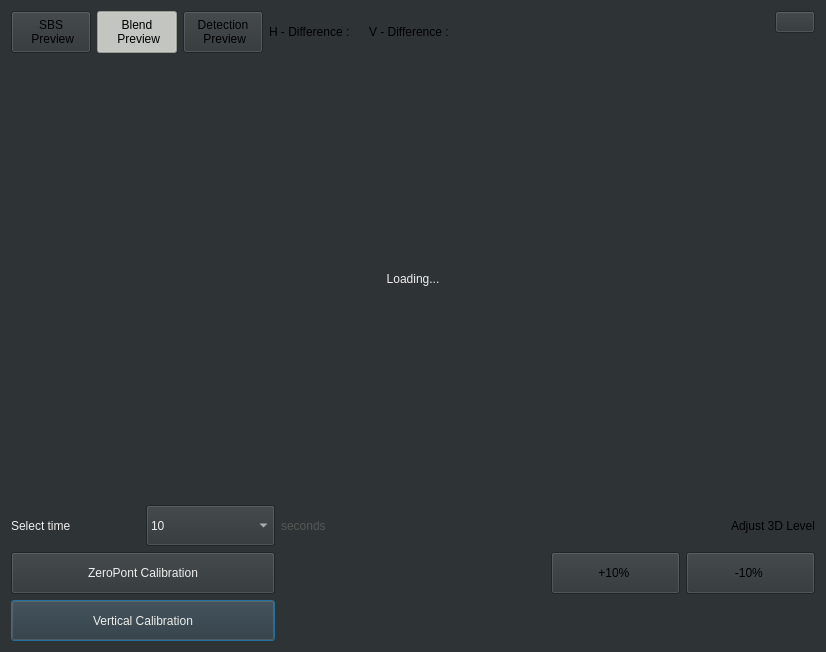
<?xml version="1.0" encoding="UTF-8"?>
<ui version="4.0">
 <class>Dialog</class>
 <widget class="QDialog" name="Dialog">
  <property name="geometry">
   <rect>
    <x>0</x>
    <y>0</y>
    <width>826</width>
    <height>652</height>
   </rect>
  </property>
  <property name="windowTitle">
   <string>Dialog</string>
  </property>
  <property name="styleSheet">
   <string notr="true">background-color: rgb(46, 52, 54);</string>
  </property>
  <layout class="QGridLayout" name="gridLayout_2">
   <item row="0" column="0">
    <layout class="QGridLayout" name="gridLayout">
     <item row="4" column="0">
      <layout class="QHBoxLayout" name="horizontalLayout_9">
       <property name="topMargin">
        <number>0</number>
       </property>
       <item>
        <widget class="QPushButton" name="buttonVericalCalibrtion">
         <property name="sizePolicy">
          <sizepolicy hsizetype="Minimum" vsizetype="Preferred">
           <horstretch>0</horstretch>
           <verstretch>0</verstretch>
          </sizepolicy>
         </property>
         <property name="styleSheet">
          <string notr="true">
QPushButton:checked{
border: 2px;
color: #009FE3;
	background-color: rgb(238, 238, 236);

}
QPushButton:!checked{
	color: rgb(238, 238, 236);
}

</string>
         </property>
         <property name="text">
          <string>Vertical Calibration</string>
         </property>
         <property name="iconSize">
          <size>
           <width>40</width>
           <height>40</height>
          </size>
         </property>
         <property name="checkable">
          <bool>true</bool>
         </property>
        </widget>
       </item>
       <item>
        <widget class="QLabel" name="labelUpdateVerticalCalibration">
         <property name="font">
          <font>
           <pointsize>20</pointsize>
          </font>
         </property>
         <property name="styleSheet">
          <string notr="true">color: rgb(238, 238, 236);</string>
         </property>
         <property name="text">
          <string/>
         </property>
         <property name="alignment">
          <set>Qt::AlignRight|Qt::AlignTrailing|Qt::AlignVCenter</set>
         </property>
        </widget>
       </item>
       <item>
        <layout class="QHBoxLayout" name="horizontalLayout_12">
         <item>
          <widget class="QLabel" name="label_4">
           <property name="text">
            <string/>
           </property>
          </widget>
         </item>
        </layout>
       </item>
      </layout>
     </item>
     <item row="1" column="0">
      <layout class="QHBoxLayout" name="horizontalLayout_3">
       <item>
        <widget class="QLabel" name="labelViewFrames">
         <property name="minimumSize">
          <size>
           <width>640</width>
           <height>440</height>
          </size>
         </property>
         <property name="styleSheet">
          <string notr="true">color: rgb(238, 238, 236);</string>
         </property>
         <property name="text">
          <string>Loading...</string>
         </property>
         <property name="scaledContents">
          <bool>true</bool>
         </property>
         <property name="alignment">
          <set>Qt::AlignCenter</set>
         </property>
        </widget>
       </item>
      </layout>
     </item>
     <item row="3" column="0">
      <layout class="QHBoxLayout" name="horizontalLayout_19">
       <item>
        <widget class="QPushButton" name="buttonStartCorrection">
         <property name="enabled">
          <bool>true</bool>
         </property>
         <property name="sizePolicy">
          <sizepolicy hsizetype="Minimum" vsizetype="Preferred">
           <horstretch>0</horstretch>
           <verstretch>0</verstretch>
          </sizepolicy>
         </property>
         <property name="styleSheet">
          <string notr="true">
QPushButton:checked{
border: 2px;
color: #009FE3;
	background-color: rgb(238, 238, 236);

}
QPushButton:!checked{
	color: rgb(238, 238, 236);

}

</string>
         </property>
         <property name="text">
          <string>ZeroPont Calibration</string>
         </property>
         <property name="iconSize">
          <size>
           <width>40</width>
           <height>40</height>
          </size>
         </property>
         <property name="checkable">
          <bool>true</bool>
         </property>
        </widget>
       </item>
       <item>
        <widget class="QLabel" name="labelUpdateState">
         <property name="minimumSize">
          <size>
           <width>100</width>
           <height>0</height>
          </size>
         </property>
         <property name="font">
          <font>
           <pointsize>20</pointsize>
          </font>
         </property>
         <property name="styleSheet">
          <string notr="true">color: rgb(238, 238, 236);</string>
         </property>
         <property name="text">
          <string/>
         </property>
         <property name="alignment">
          <set>Qt::AlignRight|Qt::AlignTrailing|Qt::AlignVCenter</set>
         </property>
        </widget>
       </item>
       <item>
        <layout class="QHBoxLayout" name="horizontalLayout_8">
         <item>
          <widget class="QPushButton" name="buttonIncrease3DLevel">
           <property name="sizePolicy">
            <sizepolicy hsizetype="Minimum" vsizetype="Preferred">
             <horstretch>0</horstretch>
             <verstretch>0</verstretch>
            </sizepolicy>
           </property>
           <property name="text">
            <string>+10% </string>
           </property>
          </widget>
         </item>
         <item>
          <widget class="QPushButton" name="buttonDecrease3DLevel">
           <property name="sizePolicy">
            <sizepolicy hsizetype="Minimum" vsizetype="Preferred">
             <horstretch>0</horstretch>
             <verstretch>0</verstretch>
            </sizepolicy>
           </property>
           <property name="text">
            <string>-10% </string>
           </property>
          </widget>
         </item>
        </layout>
       </item>
      </layout>
     </item>
     <item row="0" column="0">
      <layout class="QHBoxLayout" name="horizontalLayout_2">
       <item>
        <layout class="QHBoxLayout" name="horizontalLayout_10">
         <property name="rightMargin">
          <number>0</number>
         </property>
         <item>
          <widget class="QPushButton" name="buttonSBSPreview">
           <property name="sizePolicy">
            <sizepolicy hsizetype="Minimum" vsizetype="Preferred">
             <horstretch>0</horstretch>
             <verstretch>0</verstretch>
            </sizepolicy>
           </property>
           <property name="styleSheet">
            <string notr="true">
QPushButton:checked{
color: black;
	background-color: rgb(211, 215, 207);

}
QPushButton:!checked{

}
</string>
           </property>
           <property name="text">
            <string>SBS 
 Preview</string>
           </property>
           <property name="checkable">
            <bool>true</bool>
           </property>
           <property name="checked">
            <bool>false</bool>
           </property>
           <property name="autoExclusive">
            <bool>true</bool>
           </property>
           <attribute name="buttonGroup">
            <string notr="true">buttonGroup_Preview</string>
           </attribute>
          </widget>
         </item>
         <item>
          <widget class="QPushButton" name="buttonBlendPreview">
           <property name="sizePolicy">
            <sizepolicy hsizetype="Minimum" vsizetype="Preferred">
             <horstretch>0</horstretch>
             <verstretch>0</verstretch>
            </sizepolicy>
           </property>
           <property name="styleSheet">
            <string notr="true">
QPushButton:checked{
color: black;
	background-color: rgb(211, 215, 207);

}
QPushButton:!checked{

}
</string>
           </property>
           <property name="text">
            <string>Blend 
 Preview</string>
           </property>
           <property name="checkable">
            <bool>true</bool>
           </property>
           <property name="checked">
            <bool>true</bool>
           </property>
           <property name="autoExclusive">
            <bool>true</bool>
           </property>
           <attribute name="buttonGroup">
            <string notr="true">buttonGroup_Preview</string>
           </attribute>
          </widget>
         </item>
         <item>
          <widget class="QPushButton" name="buttonDetectionPreview">
           <property name="sizePolicy">
            <sizepolicy hsizetype="Minimum" vsizetype="Preferred">
             <horstretch>0</horstretch>
             <verstretch>0</verstretch>
            </sizepolicy>
           </property>
           <property name="styleSheet">
            <string notr="true">
QPushButton:checked{
color: black;
	background-color: rgb(211, 215, 207);

}
QPushButton:!checked{

}
</string>
           </property>
           <property name="text">
            <string>Detection 
 Preview</string>
           </property>
           <property name="checkable">
            <bool>true</bool>
           </property>
           <property name="autoExclusive">
            <bool>true</bool>
           </property>
           <attribute name="buttonGroup">
            <string notr="true">buttonGroup_Preview</string>
           </attribute>
          </widget>
         </item>
         <item>
          <layout class="QHBoxLayout" name="horizontalLayout_14">
           <property name="rightMargin">
            <number>26</number>
           </property>
           <item>
            <widget class="QLabel" name="label_2">
             <property name="styleSheet">
              <string notr="true">color: rgb(238, 238, 236);
color: rgb(0, 0, 0);</string>
             </property>
             <property name="text">
              <string>H - Difference :</string>
             </property>
            </widget>
           </item>
           <item>
            <widget class="QLabel" name="labelUpdateDiff">
             <property name="styleSheet">
              <string notr="true">color: rgb(0, 0, 0);</string>
             </property>
             <property name="text">
              <string/>
             </property>
            </widget>
           </item>
           <item>
            <widget class="QLabel" name="label_3">
             <property name="styleSheet">
              <string notr="true">color: rgb(0, 0, 0);</string>
             </property>
             <property name="text">
              <string>V - Difference :</string>
             </property>
            </widget>
           </item>
           <item>
            <widget class="QLabel" name="labelUpdateVerticalDiff">
             <property name="styleSheet">
              <string notr="true">color: rgb(0, 0, 0);</string>
             </property>
             <property name="text">
              <string/>
             </property>
            </widget>
           </item>
          </layout>
         </item>
         <item>
          <spacer name="horizontalSpacer_3">
           <property name="orientation">
            <enum>Qt::Horizontal</enum>
           </property>
           <property name="sizeHint" stdset="0">
            <size>
             <width>40</width>
             <height>20</height>
            </size>
           </property>
          </spacer>
         </item>
        </layout>
       </item>
       <item>
        <widget class="QPushButton" name="buttonLable">
         <property name="enabled">
          <bool>true</bool>
         </property>
         <property name="sizePolicy">
          <sizepolicy hsizetype="Minimum" vsizetype="Preferred">
           <horstretch>0</horstretch>
           <verstretch>0</verstretch>
          </sizepolicy>
         </property>
         <property name="text">
          <string/>
         </property>
         <property name="icon">
          <iconset>
           <normaloff>New folder/ditected.png</normaloff>New folder/ditected.png</iconset>
         </property>
         <property name="iconSize">
          <size>
           <width>40</width>
           <height>40</height>
          </size>
         </property>
         <property name="flat">
          <bool>true</bool>
         </property>
        </widget>
       </item>
       <item>
        <widget class="QLabel" name="labelDetetctedMsg">
         <property name="minimumSize">
          <size>
           <width>200</width>
           <height>1</height>
          </size>
         </property>
         <property name="font">
          <font>
           <pointsize>20</pointsize>
          </font>
         </property>
         <property name="styleSheet">
          <string notr="true">color: rgb(238, 238, 236);</string>
         </property>
         <property name="text">
          <string/>
         </property>
        </widget>
       </item>
       <item>
        <layout class="QHBoxLayout" name="horizontalLayout_11">
         <property name="rightMargin">
          <number>0</number>
         </property>
        </layout>
       </item>
       <item alignment="Qt::AlignTop">
        <widget class="QPushButton" name="closeButton">
         <property name="sizePolicy">
          <sizepolicy hsizetype="Minimum" vsizetype="Preferred">
           <horstretch>0</horstretch>
           <verstretch>0</verstretch>
          </sizepolicy>
         </property>
         <property name="text">
          <string/>
         </property>
         <property name="icon">
          <iconset>
           <normaloff>New folder/remove.png</normaloff>New folder/remove.png</iconset>
         </property>
         <property name="iconSize">
          <size>
           <width>40</width>
           <height>40</height>
          </size>
         </property>
        </widget>
       </item>
      </layout>
     </item>
     <item row="2" column="0">
      <layout class="QHBoxLayout" name="horizontalLayout">
       <item>
        <layout class="QHBoxLayout" name="horizontalLayout_4">
         <item>
          <widget class="QLabel" name="labelSelectTime">
           <property name="styleSheet">
            <string notr="true">color: rgb(238, 238, 236);</string>
           </property>
           <property name="text">
            <string>Select time</string>
           </property>
          </widget>
         </item>
         <item>
          <widget class="QComboBox" name="comboBoxSelectTime">
           <property name="sizePolicy">
            <sizepolicy hsizetype="Preferred" vsizetype="Preferred">
             <horstretch>0</horstretch>
             <verstretch>0</verstretch>
            </sizepolicy>
           </property>
           <property name="styleSheet">
            <string notr="true">color: rgb(238, 238, 236);</string>
           </property>
           <property name="currentIndex">
            <number>2</number>
           </property>
           <item>
            <property name="text">
             <string>0</string>
            </property>
           </item>
           <item>
            <property name="text">
             <string>5</string>
            </property>
           </item>
           <item>
            <property name="text">
             <string>10</string>
            </property>
           </item>
           <item>
            <property name="text">
             <string>15</string>
            </property>
           </item>
           <item>
            <property name="text">
             <string>20</string>
            </property>
           </item>
          </widget>
         </item>
         <item>
          <widget class="QLabel" name="label">
           <property name="styleSheet">
            <string notr="true">color: rgb(85, 87, 83);</string>
           </property>
           <property name="text">
            <string>seconds</string>
           </property>
          </widget>
         </item>
        </layout>
       </item>
       <item>
        <layout class="QHBoxLayout" name="horizontalLayout_6">
         <item>
          <widget class="QLabel" name="label_5">
           <property name="text">
            <string>Adjust 3D Level</string>
           </property>
           <property name="alignment">
            <set>Qt::AlignRight|Qt::AlignTrailing|Qt::AlignVCenter</set>
           </property>
          </widget>
         </item>
        </layout>
       </item>
      </layout>
     </item>
    </layout>
   </item>
  </layout>
 </widget>
 <resources/>
 <connections/>
 <buttongroups>
  <buttongroup name="buttonGroup_Preview"/>
 </buttongroups>
</ui>
